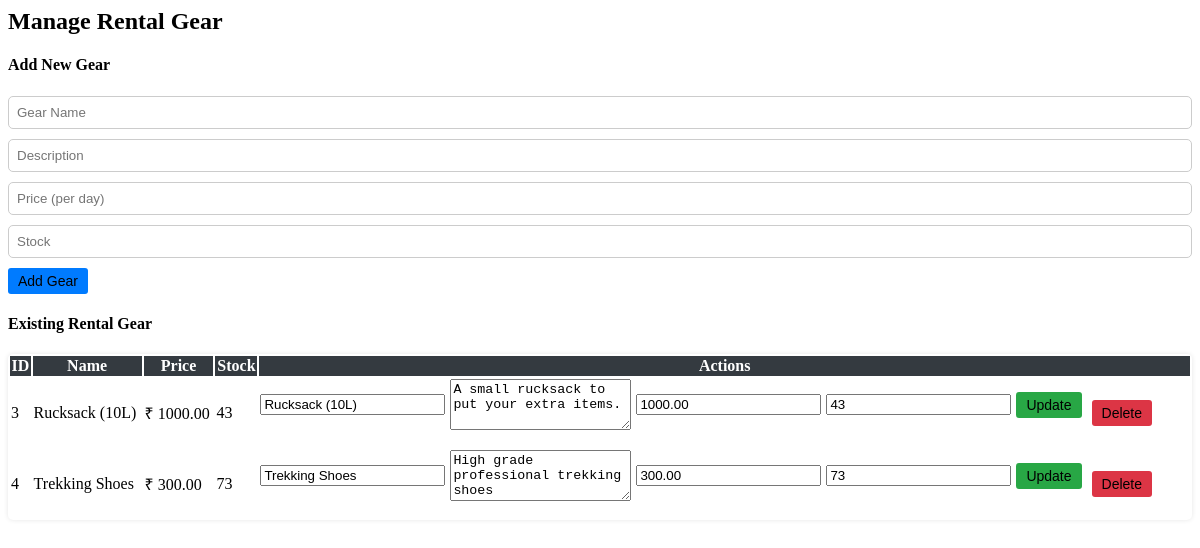
/admin/actions/manage_rental_gear.php, run on the app's committed database.
### tables this page shows
CREATE TABLE `rental_gear` (
  `gear_id` int NOT NULL AUTO_INCREMENT,
  `gear_name` varchar(255) NOT NULL,
  `description` text,
  `price_per_day` decimal(10,2) NOT NULL,
  `stock` int NOT NULL,
  PRIMARY KEY (`gear_id`)
);

### admin/actions/manage_rental_gear.php (the view, shortened to what this page needs)
<div class="container mt-4">
    <h2>Manage Rental Gear</h2>
    <h4>Add New Gear</h4>
    <form id="addGearForm" class="gear-form">
        <input type="text" name="gear_name" placeholder="Gear Name" required>
        <input type="text" name="description" placeholder="Description" required>
        <input type="number" name="price" placeholder="Price (per day)" required>
        <input type="number" name="stock" placeholder="Stock" required>
        <button type="submit" class="btn btn-primary">Add Gear</button>
    </form>
    <h4>Existing Rental Gear</h4>
    <table class="table table-bordered table-striped">
        <thead class="thead-dark">
            <tr>
                <th>ID</th>
                <th>Name</th>
                <th>Price</th>
                <th>Stock</th>
                <th>Actions</th>
            </tr>
        </thead>
        <tbody id="gearTable">
            <?php
            include '../../includes/db_connection.php';
            $query = "SELECT * FROM rental_gear";
            $result = mysqli_query($conn, $query);
            while ($row = mysqli_fetch_assoc($result)) {
                echo "<tr>
                        <td>{$row['gear_id']}</td>
                        <td>{$row['gear_name']}</td>
                        <td>₹ {$row['price_per_day']}</td>
                        <td>{$row['stock']}</td>
                        <td>
                            <div class='action-group'>
                                <form class='updateGearForm' data-id='{$row['gear_id']}'>
                                    <input type='text' name='gear_name' value='{$row['gear_name']}' required>
                                    <textarea name='description' rows='3' required>{$row['description']}</textarea>
                                    <input type='number' name='price' value='{$row['price_per_day']}' required>
                                    <input type='number' name='stock' value='{$row['stock']}' required>
                                    <button type='submit' class='btn btn-sm btn-success'>Update</button>
                                </form>
                                <button class='btn btn-sm btn-danger deleteGear' data-id='{$row['gear_id']}'>Delete</button>
                            </div>
                        </td>
                      </tr>";
            }
            ?>
        </tbody>
    </table>
</div>

### admin/actions/manage_rental_gear.php (style rules this page uses)
.gear-form input { display: block; width: 100%; margin-bottom: 10px; padding: 8px; border: 1px solid #ccc; border-radius: 5px; }
.action-group { display: flex; gap: 10px; align-items: center; }
.action-group form { display: flex; gap: 5px; align-items: center; }
.table { width: 100%; background-color: #fff; border-radius: 5px; box-shadow: 0 0 5px rgba(0, 0, 0, 0.1); }
.table thead { background-color: #343a40; color: #fff; }
.btn { padding: 5px 10px; border-radius: 3px; font-size: 14px; }
.btn-primary { background-color: #007bff; border: none; }
.btn-success { background-color: #28a745; border: none; }
.btn-danger { background-color: #dc3545; border: none; }

### data on the page
rental_gear: gear_id "3", gear_name "Rucksack (10L)", price_per_day "1000.00", stock "43", description "A small rucksack to put your extra items.", price "1000.00"
rental_gear: gear_id "4", gear_name "Trekking Shoes", price_per_day "300.00", stock "73", description "High grade professional trekking shoes", price "300.00"
